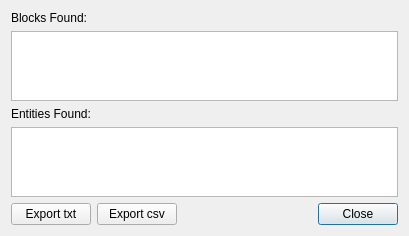
<?xml version="1.0" encoding="UTF-8"?>
<ui version="4.0">
 <class>Dialog</class>
 <widget class="QDialog" name="Dialog">
  <property name="geometry">
   <rect>
    <x>0</x>
    <y>0</y>
    <width>409</width>
    <height>193</height>
   </rect>
  </property>
  <property name="windowTitle">
   <string>Analyze Output</string>
  </property>
  <layout class="QVBoxLayout" name="verticalLayout" stretch="0,2">
   <item>
    <widget class="QLabel">
     <property name="text">
      <string>Blocks Found:</string>
     </property>
    </widget>
   </item>
   <item>
    <widget class="QTableView" name="blockOutputTableView">
    </widget>
   </item>
   <item>
    <widget class="QLabel">
     <property name="text">
      <string>Entities Found:</string>
     </property>
    </widget>
   </item>
   <item>
    <widget class="QTableView" name="entityOutputTableView">
    </widget>
   </item>
   <item>
    <layout class="QHBoxLayout" name="horizontalLayout_2">
     <item>
      <widget class="QPushButton" name="txtButton">
       <property name="text">
        <string>Export txt</string>
       </property>
      </widget>
     </item>
     <item>
      <widget class="QPushButton" name="csvButton">
       <property name="text">
        <string>Export csv</string>
       </property>
      </widget>
     </item>
     <item>
      <spacer name="horizontalSpacer">
       <property name="orientation">
        <enum>Qt::Horizontal</enum>
       </property>
       <property name="sizeHint" stdset="0">
        <size>
         <width>40</width>
         <height>20</height>
        </size>
       </property>
      </spacer>
     </item>
     <item>
      <widget class="QPushButton" name="closeButton">
       <property name="text">
        <string>Close</string>
       </property>
       <property name="default">
        <bool>true</bool>
       </property>
       <property name="flat">
        <bool>false</bool>
       </property>
      </widget>
     </item>
    </layout>
   </item>
  </layout>
 </widget>
 <resources/>
<connections>
  <connection>
   <sender>closeButton</sender>
   <signal>clicked()</signal>
   <receiver>Dialog</receiver>
   <slot>accept()</slot>
   <hints>
    <hint type="sourcelabel">
     <x>384</x>
     <y>175</y>
    </hint>
    <hint type="destinationlabel">
     <x>20</x>
     <y>188</y>
    </hint>
   </hints>
  </connection>
 </connections>
</ui>
